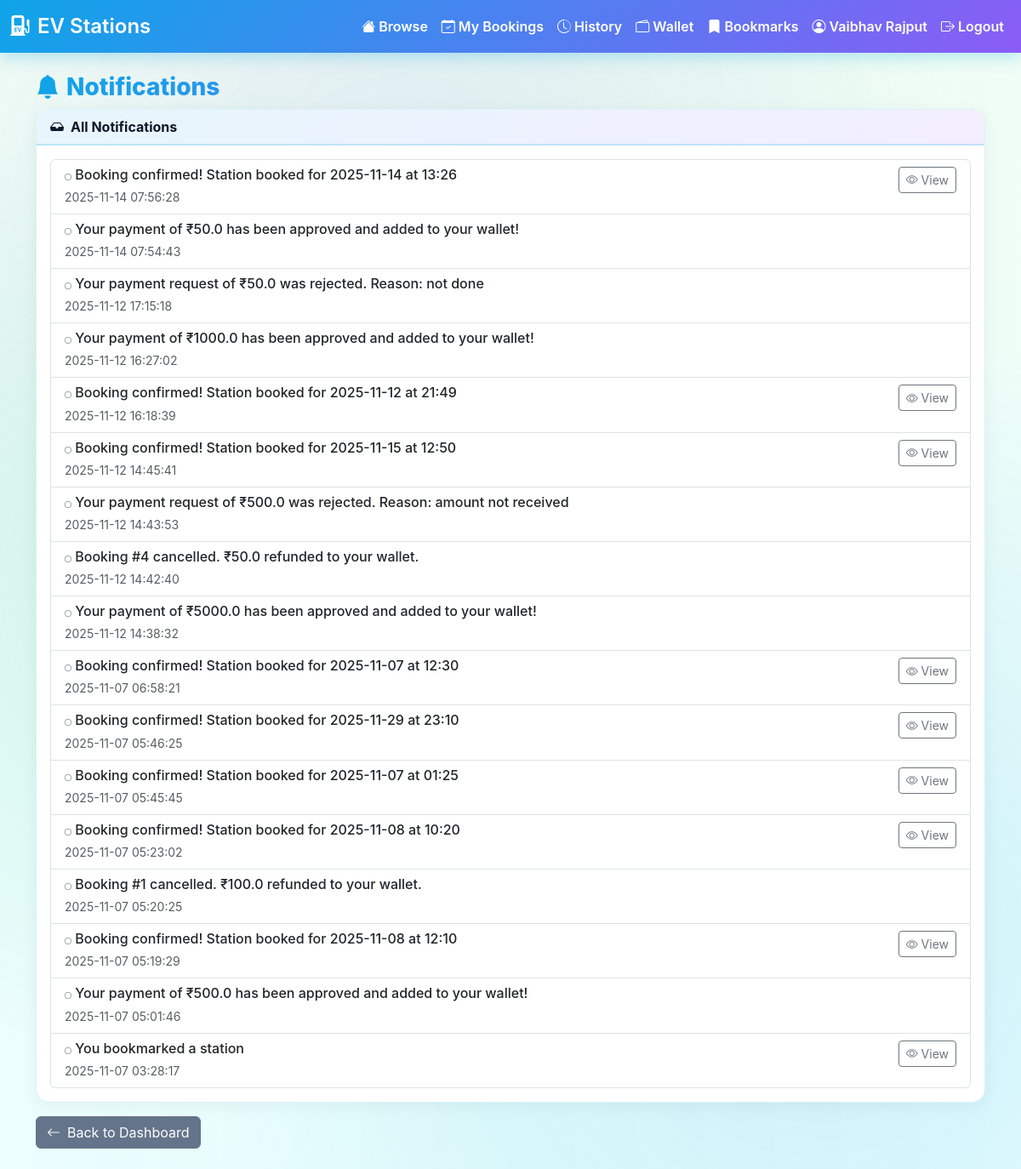
Page /user/notifications (signed in) on the committed database.
### tables this page shows
CREATE TABLE notifications (
  id INTEGER PRIMARY KEY AUTOINCREMENT,
  user_id INTEGER NOT NULL,
  station_id TEXT,
  message TEXT NOT NULL,
  is_read INTEGER DEFAULT 0,
  created_at TIMESTAMP DEFAULT CURRENT_TIMESTAMP,
  FOREIGN KEY (user_id) REFERENCES users(id),
  FOREIGN KEY (station_id) REFERENCES ev_charging_stations_reduced(station_id)
);

### flask_app/routes.py (the view)
@bp.route("/user/notifications")
def user_notifications_page():
    if not f.session.get("user_id"):
        f.flash("Please login", "warning")
        return f.redirect(f.url_for("main.user_login"))
    user_id = f.session.get("user_id")
    notifications = get_user_notifications(user_id, unread_only=False)
    return f.render_template("user_notifications.html", notifications=notifications)

### app_db.py (called while the page is built)
def get_conn():
    DB_PATH.parent.mkdir(parents=True, exist_ok=True)
    return sqlite3.connect(DB_PATH)

def get_user_notifications(user_id: int, unread_only: bool = False) -> List[Dict[str, Any]]:
    with get_conn() as conn:
        sql = "SELECT * FROM notifications WHERE user_id = ?"
        if unread_only:
            sql += " AND is_read = 0"
        sql += " ORDER BY created_at DESC LIMIT 20"
        cursor = conn.execute(sql, (user_id,))
        notifications = cursor.fetchall()
    return [
        {
            'id': n[0],
            'station_id': n[2],
            'message': n[3],
            'is_read': n[4],
            'created_at': n[5]
        }
        for n in notifications
    ]

### templates/user_notifications.html (shortened to what this page needs)
{% extends 'base.html' %}
{% block styles %}<link href="{{ url_for('static', filename='css/index.css') }}" rel="stylesheet">{% endblock %}
{% block content %}
<h3><i class="bi bi-bell-fill me-2"></i>Notifications</h3>
<div class="card">
  <div class="card-header">
    <i class="bi bi-inbox-fill me-2"></i>All Notifications
  </div>
  <div class="card-body">
    {% if notifications %}
      <div class="list-group">
        {% for notif in notifications %}
        <div class="list-group-item {% if not notif.is_read %}list-group-item-primary{% endif %}">
          <div class="d-flex w-100 justify-content-between align-items-start">
            <div>
              <h6 class="mb-1">
                {% if not notif.is_read %}
                  <i class="bi bi-circle-fill text-primary" style="font-size:0.5rem;"></i>
                {% else %}
                  <i class="bi bi-circle text-muted" style="font-size:0.5rem;"></i>
                {% endif %}
                {{ notif.message }}
              </h6>
              <small class="text-muted">{{ notif.created_at }}</small>
            </div>
            <div>
              {% if notif.station_id %}
                <a href="{{ url_for('main.station_detail', station_id=notif.station_id) }}"
                   class="btn btn-sm btn-outline-secondary">
                  <i class="bi bi-eye"></i> View
                </a>
              {% endif %}
            </div>
          </div>
        </div>
        {% endfor %}
      </div>
    {% else %}
      <div class="alert alert-info">
        <i class="bi bi-info-circle me-2"></i>No notifications yet.
      </div>
    {% endif %}
  </div>
</div>
<div class="mt-3">
  <a href="{{ url_for('main.user_dashboard') }}" class="btn btn-secondary">
    <i class="bi bi-arrow-left me-2"></i>Back to Dashboard
  </a>
</div>
{% endblock %}

### static/css/base.css (style rules this page uses)
:root { --ev-green: #10b981; --ev-blue: #0ea5e9; --ev-purple: #8b5cf6; --ev-dark: #1e293b; --ev-light-bg: #f0fdf4; --ev-card-bg: #ffffff; --ev-gradient-1: linear-gradient(135deg, #0ea5e9 0%, #8b5cf6 100%); --ev-gradient-2: linear-gradient(135deg, #10b981 0%, #0ea5e9 100%); --ev-gradient-3: linear-gradient(135deg, #f59e0b 0%, #ef4444 100%); }
body { font-family: 'Inter', system-ui, -apple-system, Segoe UI, Roboto, Arial, sans-serif; background: linear-gradient(135deg, #0f2027 0%, #203a43 25%, #2c5364 50%, #0a4d4e 75%, #134e5e 100%); background-attachment: fixed; min-height: 100vh; position: relative; overflow-x: hidden; }
body::before { content: ''; position: fixed; top: 0; left: 0; width: 100%; height: 100%; background-image: radial-gradient(circle at 20% 50%, rgba(16, 185, 129, 0.15) 0%, transparent 50%), radial-gradient(circle at 80% 80%, rgba(14, 165, 233, 0.15) 0%, transparent 50%), radial-gradient(circle at 40% 20%, rgba(139, 92, 246, 0.1) 0%, transparent 50%); pointer-events: none; z-index: 0; }
body::after { content: ''; position: fixed; top: 0; left: 0; width: 100%; height: 100%; background: linear-gradient(90deg, transparent 0%, rgba(16, 185, 129, 0.03) 50%, transparent 100%); animation: electricFlow 8s ease-in-out infinite; pointer-events: none; z-index: 0; }
.container, .navbar, .card { position: relative; z-index: 1; }
.card { border-radius: 16px; border: 1px solid rgba(14,165,233,0.15); background: var(--ev-card-bg); box-shadow: 0 4px 20px rgba(0,0,0,0.05); transition: all 0.3s ease; }

### static/css/index.css (style rules this page uses)
.card { border-radius: 16px; border: 1px solid rgba(14,165,233,0.15); background: white; box-shadow: 0 4px 20px rgba(0,0,0,0.05); }
.card-header { background: linear-gradient(135deg, rgba(14,165,233,0.1), rgba(139,92,246,0.1)); border-bottom: 2px solid rgba(14,165,233,0.2); font-weight: 700; color: #0f172a; border-radius: 16px 16px 0 0 !important; }
h3 { background: linear-gradient(135deg, #0ea5e9, #8b5cf6); -webkit-background-clip: text; -webkit-text-fill-color: transparent; background-clip: text; font-weight: 800; }

### templates/base.html (style rules this page uses)
:root { --brand-primary:#0ea5e9; --brand-secondary:#10b981; --brand-accent:#8b5cf6; --bg-soft:linear-gradient(to bottom, #f0fdf4 0%, #ecfeff 100%); --text-muted:#64748b; }
body { background: linear-gradient(to bottom, #f0fdf4 0%, #ecfeff 100%); min-height: 100vh; }
h3 { background: linear-gradient(135deg, #0ea5e9, #8b5cf6); -webkit-background-clip: text; -webkit-text-fill-color: transparent; background-clip: text; font-weight: 800; }
.btn-secondary { background: var(--text-muted); border-color: var(--text-muted); }
.card { box-shadow: 0 6px 18px rgba(14,165,233,0.1); border: 1px solid rgba(14,165,233,0.15); }
.card-header { background: linear-gradient(135deg, rgba(14,165,233,0.1), rgba(139,92,246,0.1)); font-weight: 700; color: #0f172a; border-bottom: 2px solid rgba(14,165,233,0.2); }
a { color: var(--brand-primary); }

### rows in the picture
notifications: is_read 1 (drawn), message "Booking confirmed! Station booked for 2025-11-14 at 13:26", created_at "2025-11-14 07:56:28"
notifications: is_read 1 (drawn), message "Your payment of ₹50.0 has been approved and added to your wallet!", created_at "2025-11-14 07:54:43"
notifications: is_read 1 (drawn), message "Your payment request of ₹50.0 was rejected. Reason: not done", created_at "2025-11-12 17:15:18"
notifications: is_read 1 (drawn), message "Your payment of ₹1000.0 has been approved and added to your wallet!", created_at "2025-11-12 16:27:02"
notifications: is_read 1 (drawn), message "Booking confirmed! Station booked for 2025-11-12 at 21:49", created_at "2025-11-12 16:18:39"
notifications: is_read 1 (drawn), message "Booking confirmed! Station booked for 2025-11-15 at 12:50", created_at "2025-11-12 14:45:41"
notifications: is_read 1 (drawn), message "Your payment request of ₹500.0 was rejected. Reason: amount not received", created_at "2025-11-12 14:43:53"
notifications: is_read 1 (drawn), message "Booking #4 cancelled. ₹50.0 refunded to your wallet.", created_at "2025-11-12 14:42:40"
notifications: is_read 1 (drawn), message "Your payment of ₹5000.0 has been approved and added to your wallet!", created_at "2025-11-12 14:38:32"
notifications: is_read 1 (drawn), message "Booking confirmed! Station booked for 2025-11-07 at 12:30", created_at "2025-11-07 06:58:21"
notifications: is_read 1 (drawn), message "Booking confirmed! Station booked for 2025-11-29 at 23:10", created_at "2025-11-07 05:46:25"
notifications: is_read 1 (drawn), message "Booking confirmed! Station booked for 2025-11-07 at 01:25", created_at "2025-11-07 05:45:45"
notifications: is_read 1 (drawn), message "Booking confirmed! Station booked for 2025-11-08 at 10:20", created_at "2025-11-07 05:23:02"
notifications: is_read 1 (drawn), message "Booking #1 cancelled. ₹100.0 refunded to your wallet.", created_at "2025-11-07 05:20:25"
notifications: is_read 1 (drawn), message "Booking confirmed! Station booked for 2025-11-08 at 12:10", created_at "2025-11-07 05:19:29"
notifications: is_read 1 (drawn), message "Your payment of ₹500.0 has been approved and added to your wallet!", created_at "2025-11-07 05:01:46"
notifications: is_read 1 (drawn), message "You bookmarked a station", created_at "2025-11-07 03:28:17"

### other values in the picture
{{ session.get('user_name', session.get('user_email')) }} "Vaibhav Rajput"
